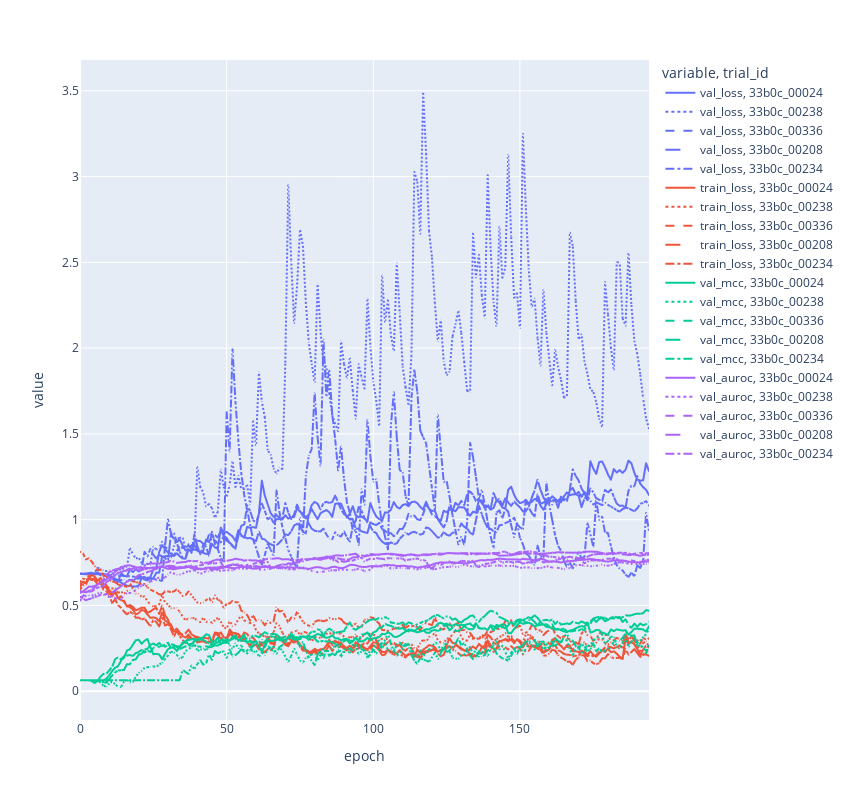

Notebook source saved alongside this figure:
### Code cell
# Aca me quedo con los 5 mejores trials en base al auroc de validacion
best_5_id_mcc = result_df.sort_values("val_mcc",ascending=False).head(5).index
top_5_results = training_data_experiment(experiment_path,best_5_id_mcc,["val_loss","train_loss","val_mcc","val_auroc"],windows_size=8)
fig = plot_training_curve_single_model(top_5_results)
fig

### Figure 1 — Plotly figure (JSON) as saved in the notebook; plotly's stock layout.template omitted (floating-point values rounded to 4 significant figures; data arrays with more than 128 entries replaced by an {"elided": "..."} marker saying what was removed)
{"data": [{"customdata": {"elided": "195x2 str values"}, "hovertemplate": "variable=val_loss<br>trial_id=33b0c_00024<br>epoch=%{x}<br>value=%{y}<br>Hyperparameters=%{customdata[0]}<br>checkpoints=%{customdata[1]}<extra></extra>", "legendgroup": "val_loss, 33b0c_00024", "line": {"color": "#636efa", "dash": "solid"}, "marker": {"symbol": "circle"}, "mode": "lines", "name": "val_loss, 33b0c_00024", "showlegend": true, "type": "scattergl", "x": {"elided": "195 int values"}, "xaxis": "x", "y": {"elided": "195 float values"}, "yaxis": "y"}, {"customdata": {"elided": "195x2 str values"}, "hovertemplate": "variable=val_loss<br>trial_id=33b0c_00238<br>epoch=%{x}<br>value=%{y}<br>Hyperparameters=%{customdata[0]}<br>checkpoints=%{customdata[1]}<extra></extra>", "legendgroup": "val_loss, 33b0c_00238", "line": {"color": "#636efa", "dash": "dot"}, "marker": {"symbol": "circle"}, "mode": "lines", "name": "val_loss, 33b0c_00238", "showlegend": true, "type": "scattergl", "x": {"elided": "195 int values"}, "xaxis": "x", "y": {"elided": "195 float values"}, "yaxis": "y"}, {"customdata": {"elided": "195x2 str values"}, "hovertemplate": "variable=val_loss<br>trial_id=33b0c_00336<br>epoch=%{x}<br>value=%{y}<br>Hyperparameters=%{customdata[0]}<br>checkpoints=%{customdata[1]}<extra></extra>", "legendgroup": "val_loss, 33b0c_00336", "line": {"color": "#636efa", "dash": "dash"}, "marker": {"symbol": "circle"}, "mode": "lines", "name": "val_loss, 33b0c_00336", "showlegend": true, "type": "scattergl", "x": {"elided": "195 int values"}, "xaxis": "x", "y": {"elided": "195 float values"}, "yaxis": "y"}, {"customdata": {"elided": "195x2 str values"}, "hovertemplate": "variable=val_loss<br>trial_id=33b0c_00208<br>epoch=%{x}<br>value=%{y}<br>Hyperparameters=%{customdata[0]}<br>checkpoints=%{customdata[1]}<extra></extra>", "legendgroup": "val_loss, 33b0c_00208", "line": {"color": "#636efa", "dash": "longdash"}, "marker": {"symbol": "circle"}, "mode": "lines", "name": "val_loss, 33b0c_00208", "showlegend": true, "type": "scattergl", "x": {"elided": "195 int values"}, "xaxis": "x", "y": {"elided": "195 float values"}, "yaxis": "y"}, {"customdata": {"elided": "195x2 str values"}, "hovertemplate": "variable=val_loss<br>trial_id=33b0c_00234<br>epoch=%{x}<br>value=%{y}<br>Hyperparameters=%{customdata[0]}<br>checkpoints=%{customdata[1]}<extra></extra>", "legendgroup": "val_loss, 33b0c_00234", "line": {"color": "#636efa", "dash": "dashdot"}, "marker": {"symbol": "circle"}, "mode": "lines", "name": "val_loss, 33b0c_00234", "showlegend": true, "type": "scattergl", "x": {"elided": "195 int values"}, "xaxis": "x", "y": {"elided": "195 float values"}, "yaxis": "y"}, {"customdata": {"elided": "195x2 str values"}, "hovertemplate": "variable=train_loss<br>trial_id=33b0c_00024<br>epoch=%{x}<br>value=%{y}<br>Hyperparameters=%{customdata[0]}<br>checkpoints=%{customdata[1]}<extra></extra>", "legendgroup": "train_loss, 33b0c_00024", "line": {"color": "#EF553B", "dash": "solid"}, "marker": {"symbol": "circle"}, "mode": "lines", "name": "train_loss, 33b0c_00024", "showlegend": true, "type": "scattergl", "x": {"elided": "195 int values"}, "xaxis": "x", "y": {"elided": "195 float values"}, "yaxis": "y"}, {"customdata": {"elided": "195x2 str values"}, "hovertemplate": "variable=train_loss<br>trial_id=33b0c_00238<br>epoch=%{x}<br>value=%{y}<br>Hyperparameters=%{customdata[0]}<br>checkpoints=%{customdata[1]}<extra></extra>", "legendgroup": "train_loss, 33b0c_00238", "line": {"color": "#EF553B", "dash": "dot"}, "marker": {"symbol": "circle"}, "mode": "lines", "name": "train_loss, 33b0c_00238", "showlegend": true, "type": "scattergl", "x": {"elided": "195 int values"}, "xaxis": "x", "y": {"elided": "195 float values"}, "yaxis": "y"}, {"customdata": {"elided": "195x2 str values"}, "hovertemplate": "variable=train_loss<br>trial_id=33b0c_00336<br>epoch=%{x}<br>value=%{y}<br>Hyperparameters=%{customdata[0]}<br>checkpoints=%{customdata[1]}<extra></extra>", "legendgroup": "train_loss, 33b0c_00336", "line": {"color": "#EF553B", "dash": "dash"}, "marker": {"symbol": "circle"}, "mode": "lines", "name": "train_loss, 33b0c_00336", "showlegend": true, "type": "scattergl", "x": {"elided": "195 int values"}, "xaxis": "x", "y": {"elided": "195 float values"}, "yaxis": "y"}, {"customdata": {"elided": "195x2 str values"}, "hovertemplate": "variable=train_loss<br>trial_id=33b0c_00208<br>epoch=%{x}<br>value=%{y}<br>Hyperparameters=%{customdata[0]}<br>checkpoints=%{customdata[1]}<extra></extra>", "legendgroup": "train_loss, 33b0c_00208", "line": {"color": "#EF553B", "dash": "longdash"}, "marker": {"symbol": "circle"}, "mode": "lines", "name": "train_loss, 33b0c_00208", "showlegend": true, "type": "scattergl", "x": {"elided": "195 int values"}, "xaxis": "x", "y": {"elided": "195 float values"}, "yaxis": "y"}, {"customdata": {"elided": "195x2 str values"}, "hovertemplate": "variable=train_loss<br>trial_id=33b0c_00234<br>epoch=%{x}<br>value=%{y}<br>Hyperparameters=%{customdata[0]}<br>checkpoints=%{customdata[1]}<extra></extra>", "legendgroup": "train_loss, 33b0c_00234", "line": {"color": "#EF553B", "dash": "dashdot"}, "marker": {"symbol": "circle"}, "mode": "lines", "name": "train_loss, 33b0c_00234", "showlegend": true, "type": "scattergl", "x": {"elided": "195 int values"}, "xaxis": "x", "y": {"elided": "195 float values"}, "yaxis": "y"}, {"customdata": {"elided": "195x2 str values"}, "hovertemplate": "variable=val_mcc<br>trial_id=33b0c_00024<br>epoch=%{x}<br>value=%{y}<br>Hyperparameters=%{customdata[0]}<br>checkpoints=%{customdata[1]}<extra></extra>", "legendgroup": "val_mcc, 33b0c_00024", "line": {"color": "#00cc96", "dash": "solid"}, "marker": {"symbol": "circle"}, "mode": "lines", "name": "val_mcc, 33b0c_00024", "showlegend": true, "type": "scattergl", "x": {"elided": "195 int values"}, "xaxis": "x", "y": {"elided": "195 float values"}, "yaxis": "y"}, {"customdata": {"elided": "195x2 str values"}, "hovertemplate": "variable=val_mcc<br>trial_id=33b0c_00238<br>epoch=%{x}<br>value=%{y}<br>Hyperparameters=%{customdata[0]}<br>checkpoints=%{customdata[1]}<extra></extra>", "legendgroup": "val_mcc, 33b0c_00238", "line": {"color": "#00cc96", "dash": "dot"}, "marker": {"symbol": "circle"}, "mode": "lines", "name": "val_mcc, 33b0c_00238", "showlegend": true, "type": "scattergl", "x": {"elided": "195 int values"}, "xaxis": "x", "y": {"elided": "195 float values"}, "yaxis": "y"}, {"customdata": {"elided": "195x2 str values"}, "hovertemplate": "variable=val_mcc<br>trial_id=33b0c_00336<br>epoch=%{x}<br>value=%{y}<br>Hyperparameters=%{customdata[0]}<br>checkpoints=%{customdata[1]}<extra></extra>", "legendgroup": "val_mcc, 33b0c_00336", "line": {"color": "#00cc96", "dash": "dash"}, "marker": {"symbol": "circle"}, "mode": "lines", "name": "val_mcc, 33b0c_00336", "showlegend": true, "type": "scattergl", "x": {"elided": "195 int values"}, "xaxis": "x", "y": {"elided": "195 float values"}, "yaxis": "y"}, {"customdata": {"elided": "195x2 str values"}, "hovertemplate": "variable=val_mcc<br>trial_id=33b0c_00208<br>epoch=%{x}<br>value=%{y}<br>Hyperparameters=%{customdata[0]}<br>checkpoints=%{customdata[1]}<extra></extra>", "legendgroup": "val_mcc, 33b0c_00208", "line": {"color": "#00cc96", "dash": "longdash"}, "marker": {"symbol": "circle"}, "mode": "lines", "name": "val_mcc, 33b0c_00208", "showlegend": true, "type": "scattergl", "x": {"elided": "195 int values"}, "xaxis": "x", "y": {"elided": "195 float values"}, "yaxis": "y"}, {"customdata": {"elided": "195x2 str values"}, "hovertemplate": "variable=val_mcc<br>trial_id=33b0c_00234<br>epoch=%{x}<br>value=%{y}<br>Hyperparameters=%{customdata[0]}<br>checkpoints=%{customdata[1]}<extra></extra>", "legendgroup": "val_mcc, 33b0c_00234", "line": {"color": "#00cc96", "dash": "dashdot"}, "marker": {"symbol": "circle"}, "mode": "lines", "name": "val_mcc, 33b0c_00234", "showlegend": true, "type": "scattergl", "x": {"elided": "195 int values"}, "xaxis": "x", "y": {"elided": "195 float values"}, "yaxis": "y"}, {"customdata": {"elided": "195x2 str values"}, "hovertemplate": "variable=val_auroc<br>trial_id=33b0c_00024<br>epoch=%{x}<br>value=%{y}<br>Hyperparameters=%{customdata[0]}<br>checkpoints=%{customdata[1]}<extra></extra>", "legendgroup": "val_auroc, 33b0c_00024", "line": {"color": "#ab63fa", "dash": "solid"}, "marker": {"symbol": "circle"}, "mode": "lines", "name": "val_auroc, 33b0c_00024", "showlegend": true, "type": "scattergl", "x": {"elided": "195 int values"}, "xaxis": "x", "y": {"elided": "195 float values"}, "yaxis": "y"}, {"customdata": {"elided": "195x2 str values"}, "hovertemplate": "variable=val_auroc<br>trial_id=33b0c_00238<br>epoch=%{x}<br>value=%{y}<br>Hyperparameters=%{customdata[0]}<br>checkpoints=%{customdata[1]}<extra></extra>", "legendgroup": "val_auroc, 33b0c_00238", "line": {"color": "#ab63fa", "dash": "dot"}, "marker": {"symbol": "circle"}, "mode": "lines", "name": "val_auroc, 33b0c_00238", "showlegend": true, "type": "scattergl", "x": {"elided": "195 int values"}, "xaxis": "x", "y": {"elided": "195 float values"}, "yaxis": "y"}, {"customdata": {"elided": "195x2 str values"}, "hovertemplate": "variable=val_auroc<br>trial_id=33b0c_00336<br>epoch=%{x}<br>value=%{y}<br>Hyperparameters=%{customdata[0]}<br>checkpoints=%{customdata[1]}<extra></extra>", "legendgroup": "val_auroc, 33b0c_00336", "line": {"color": "#ab63fa", "dash": "dash"}, "marker": {"symbol": "circle"}, "mode": "lines", "name": "val_auroc, 33b0c_00336", "showlegend": true, "type": "scattergl", "x": {"elided": "195 int values"}, "xaxis": "x", "y": {"elided": "195 float values"}, "yaxis": "y"}, {"customdata": {"elided": "195x2 str values"}, "hovertemplate": "variable=val_auroc<br>trial_id=33b0c_00208<br>epoch=%{x}<br>value=%{y}<br>Hyperparameters=%{customdata[0]}<br>checkpoints=%{customdata[1]}<extra></extra>", "legendgroup": "val_auroc, 33b0c_00208", "line": {"color": "#ab63fa", "dash": "longdash"}, "marker": {"symbol": "circle"}, "mode": "lines", "name": "val_auroc, 33b0c_00208", "showlegend": true, "type": "scattergl", "x": {"elided": "195 int values"}, "xaxis": "x", "y": {"elided": "195 float values"}, "yaxis": "y"}, {"customdata": {"elided": "195x2 str values"}, "hovertemplate": "variable=val_auroc<br>trial_id=33b0c_00234<br>epoch=%{x}<br>value=%{y}<br>Hyperparameters=%{customdata[0]}<br>checkpoints=%{customdata[1]}<extra></extra>", "legendgroup": "val_auroc, 33b0c_00234", "line": {"color": "#ab63fa", "dash": "dashdot"}, "marker": {"symbol": "circle"}, "mode": "lines", "name": "val_auroc, 33b0c_00234", "showlegend": true, "type": "scattergl", "x": {"elided": "195 int values"}, "xaxis": "x", "y": {"elided": "195 float values"}, "yaxis": "y"}], "layout": {"height": 800, "legend": {"title": {"text": "variable, trial_id"}, "tracegroupgap": 0}, "margin": {"t": 60}, "width": 850, "xaxis": {"anchor": "y", "domain": [0, 1], "title": {"text": "epoch"}}, "yaxis": {"anchor": "x", "domain": [0, 1], "title": {"text": "value"}}}}
